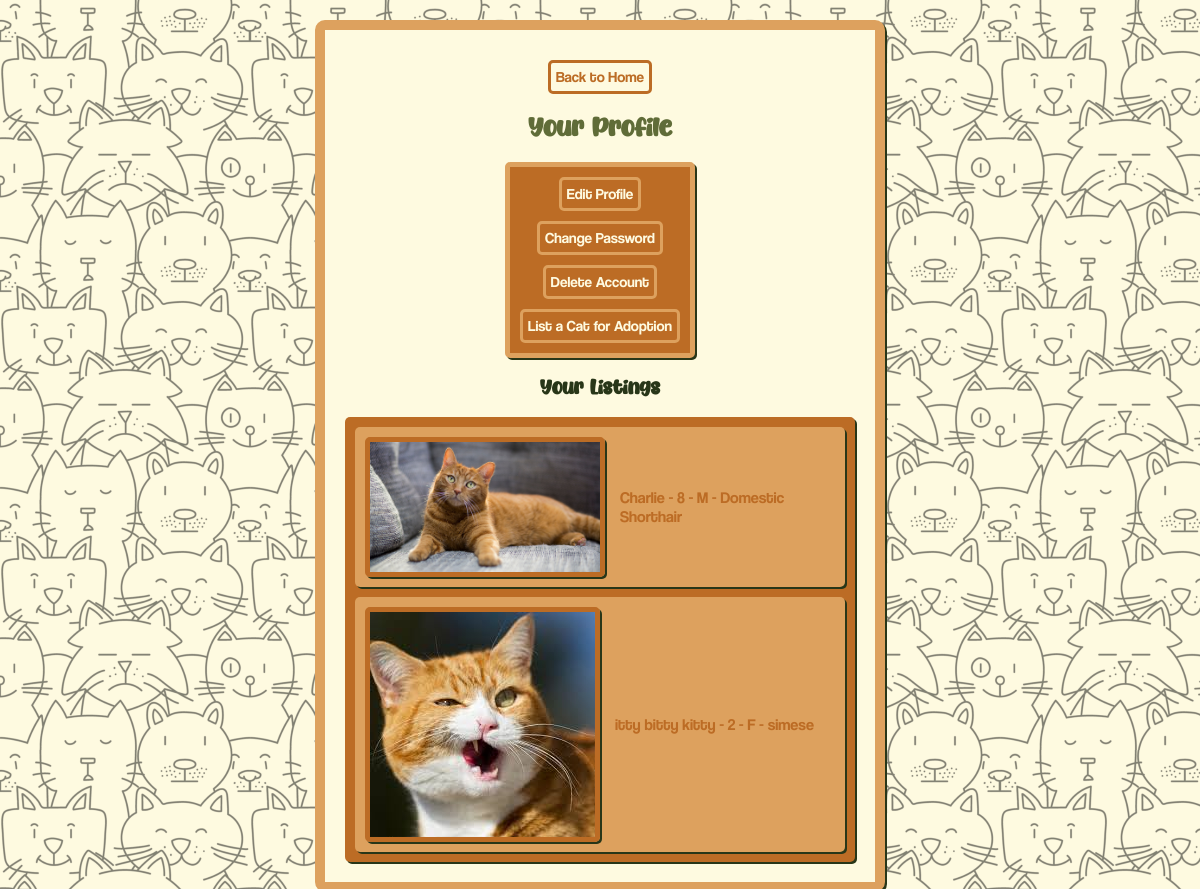
/accounts/profile/ (signed in), run on the app's committed database.
### app/models.py (models this page shows)
class Cat(models.Model):
    user = models.ForeignKey(User, on_delete=models.CASCADE)
    name = models.CharField(max_length=100)
    age = models.PositiveSmallIntegerField(max_length=2, verbose_name="age (in years)")
    gender = models.CharField(max_length=1, choices=GENDER)
    breed = models.CharField(max_length=50)
    description = models.TextField()
    price = models.DecimalField(max_digits=5, decimal_places=2, validators=[MinValueValidator(0.0)])
    image = models.ImageField(upload_to='cat_images/')

### accounts/views.py (the view)
# urls.py: path("profile/", profile_view, name='profile'),
@login_required
def profile_view(request):
    user = request.user
    active_user = User.objects.get(username=user.username)
    user_cats = Cat.objects.filter(user=active_user)
    context = {"cats": user_cats,
               "user": active_user}
    return render(request, 'profile.html', context)

### app/templatetags/user_tags.py (called while the page is built)
@register.filter(name='has_group')
def has_group(user, group_name):
    if user.is_authenticated:
        return user.groups.filter(name=group_name).exists()
    return False

### app/templates/profile.html (shortened to what this page needs)
{% extends "base.html" %}
{% load user_tags %}
{% block content %}
<a href="{% url 'home' %}" class="home-button">Back to Home</a>
<h2>Your Profile</h2>
<div class="button-container">
    <a href="{% url 'edit_profile' %}" class="button-link">Edit Profile</a>
    <a href="{% url 'change_password' %}" class="button-link">Change Password</a>
    <a href="{% url 'delete_account' %}" class="button-link">Delete Account</a>
{% if request.user|has_group:"Lister" %}
<a href="{% url 'create_listing' %}" class="button-link">List a Cat for Adoption</a>
</div>
<h3>Your Listings</h3>
<div class="cat-container">
    {% if cats %}
        {% for cat in cats %}
            <div class="cat-detail-container">
                <img src="{{ cat.image.url }}" class="cat-image">
                <a href="{% url 'cat_details' cat.name %}" class="cat-link">
                {{ cat.name }} - {{ cat.age }} - {{ cat.gender }} - {{ cat.breed }}
                </a>
            </div>
        {% endfor %}
    {% else %}
        <p>You have not listed any cats for adoption.</p>
    {% endif %}
</div>
{% else %}
</div>
<p>Your account does not have listing permissions.</p>
{% endif %}
{% endblock %}

### app/static/styles.css (style rules this page uses)
body { background-color: #fefae0; background-image: url('/app/static/images/Untitled\ design.png'); background-size: 250px; background-repeat: repeat; text-align: center; }
a { font-family: 'coolvetica'; text-decoration: none; color: #BC6C25; }
h2 { font-family: 'butterpop'; color: #606C38; }
h3 { font-family: 'butterpop'; color: #283618; }
.home-button { display: inline-block; font-size: 15px; background-color: #fefae0; color: #BC6C25; border-style: solid; border-color: #BC6C25; border-radius: 5px; padding: 5px; margin: 10px 0 0 0; }
.button-container { display: flex; flex-direction: column; padding: 5px; background: #BC6C25; justify-self: center; align-self: center; justify-content: center; align-items: center; border: 5px solid #DDA15E; border-radius: 5px; box-shadow: 2px 2px #283618; }
.cat-container { display: flex; flex-wrap: wrap; padding: 5px; background: #BC6C25; width: 500px; justify-self: center; justify-content: center; align-self: center; border: none; border-radius: 5px; box-shadow: 2px 2px #283618; }
.cat-detail-container { display: flex; flex-direction: row; align-items: center; background-color: #DDA15E; padding: 10px; margin: 5px; width: 480px; border: none; border-radius: 5px; box-shadow: 2px 2px #283618; }
.cat-image { width: 230px; max-width: fit-content; height: auto; border: 5px solid #BC6C25; border-radius: 5px; box-shadow: 2px 2px #283618; }
.cat-link { color: #BC6C25; text-align: left; margin-left: 15px; }
.button-link { font-size: 15px; display: inline-block; cursor: pointer; background-color: #BC6C25; color: #fefae0; border-style: solid; border-color: #DDA15E; border-radius: 5px; padding: 5px; margin: 5px; width: max-content; }

### data on the page
Cat: image (picture), name "Charlie", age "8", gender "M", breed "Domestic Shorthair"
Cat: image (picture), name "itty bitty kitty", age "2", gender "F", breed "simese"
